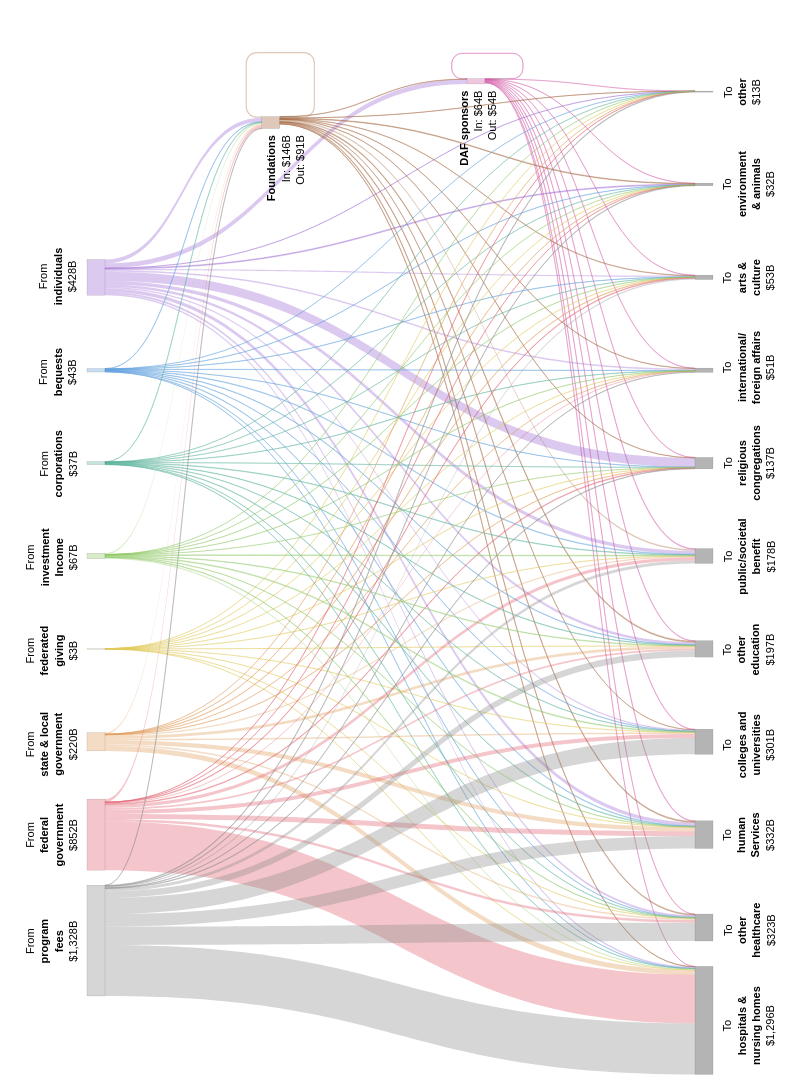

This figure's notebook cell:
### Markdown cell above
#### Interactive Sankey

### Code cell
# SANKEY - INTERACTIVE WEB VERSION

network_fig = go.Figure(go.Sankey(
    arrangement="snap",
    
    node=dict(
        # label=node_format_df["Node"],
        label=[""] * len(node_format_df), # remove default labels
        x=node_format_df["X"],
        y=node_format_df["Y"],
        pad=15,
        thickness=18,
        line=dict(color=plotly_to_rgba("#454545", alpha=0.5), width=0.25),
        # line=dict(color="rgba(0,0,0,0)", width=0),
        color=node_colors,
        hoverinfo="skip"
    ),
    
    link=dict(
        # arrowlen=10,
        source=sources,
        target=targets,
        value=values,
        color=edge_colors,
        customdata=hover_text,
        hoverinfo="none"
        # hovertemplate="%{customdata}<extra></extra>"
    )
))

# Define annotations for labels
annotations = []

for _, row in node_format_df[node_format_df["Node Type"] == "Source"].iterrows():
    node_name = row[node_id_field]
    dx = row["X Offset"]
    dy = row["Y Offset"]
    annotations.append(dict(
        x=row["X"] - dx,
        y=(1 - row["Y"]) + dy,
        text=row[node_display_field],
        showarrow=False,
        xanchor="right",
        align="center",
        textangle=-90
    ))

for _, row in node_format_df[node_format_df["Node Type"] == "Recipient"].iterrows():
    dx = row["X Offset"]
    dy = row["Y Offset"]
    annotations.append(dict(
        x=row["X"] + dx,
        y=(1 - row["Y"]) + dy,
        text=row[node_display_field],
        showarrow=False,
        xanchor="left",
        align="center",
        textangle=-90
    ))
for _, row in node_format_df[node_format_df["Node Type"] == "Intermediary Left"].iterrows():
    dx = row["X Offset"]
    dy = row["Y Offset"]
    annotations.append(dict(
        x=row["X"] - dx,
        y=(1 - row["Y"]) + dy,
        text=row[node_display_field],
        showarrow=False,
        xanchor="left",
        align="left",
        textangle=-90
    ))

for _, row in node_format_df[node_format_df["Node Type"] == "Intermediary Right"].iterrows():
    dx = row["X Offset"]
    dy = row["Y Offset"]
    annotations.append(dict(
        x=row["X"] + dx,
        y=(1 - row["Y"]) + dy,
        text=row[node_display_field],
        showarrow=False,
        xanchor="right",
        align="right",
        textangle=-90
    ))

# Format
network_fig.update_layout(
    # title_text="Nonprofit Economy Flows (2023)",
    font_size=10,
    width=800,
    height=1100,
    margin=dict(l=20, r=20, t=40, b=20),
    font=dict(family=font_family_css, size=11, color="black"),
    annotations=annotations
)

network_fig.show()

### Figure 1 — Plotly figure (JSON) as saved in the notebook; plotly's stock layout.template omitted (floating-point values rounded to 4 significant figures; data arrays with more than 128 entries replaced by an {"elided": "..."} marker saying what was removed)
{"data": [{"arrangement": "snap", "link": {"color": {"elided": "132 str values"}, "customdata": {"elided": "132 str values"}, "hoverinfo": "none", "source": {"elided": "132 int values"}, "target": {"elided": "132 int values"}, "value": {"elided": "132 float values"}}, "node": {"color": ["rgba(212,95,168,0.35)", "rgba(212,95,168,0.35)", "rgba(160,98,58,0.35)", "rgba(160,98,58,0.35)", "rgba(138,138,138,0.35)", "rgba(224,90,104,0.35)", "rgba(224,154,88,0.35)", "rgba(223,201,87,0.35)", "rgba(145,201,104,0.35)", "rgba(89,179,155,0.35)", "rgba(92,159,220,0.35)", "rgba(152,100,209,0.35)", "#B4B4B4", "#B4B4B4", "#B4B4B4", "#B4B4B4", "#B4B4B4", "#B4B4B4", "#B4B4B4", "#B4B4B4", "#B4B4B4", "#B4B4B4", "#B4B4B4"], "hoverinfo": "skip", "label": ["", "", "", "", "", "", "", "", "", "", "", "", "", "", "", "", "", "", "", "", "", "", ""], "line": {"color": "rgba(69,69,69,0.5)", "width": 0.25}, "pad": 15, "thickness": 18, "x": [0.6, 0.63, 0.33, 0.355, 0.1, 0.1, 0.1, 0.1, 0.1, 0.1, 0.1, 0.1, 0.9, 0.9, 0.9, 0.9, 0.9, 0.9, 0.9, 0.9, 0.9, 0.9, 0.9], "y": [0.04, 0.0375, 0.08, 0.0745, 0.86, 0.77, 0.68, 0.59, 0.5, 0.41, 0.32, 0.23, 0.95, 0.86, 0.77, 0.68, 0.59, 0.5, 0.41, 0.32, 0.23, 0.14, 0.05]}, "type": "sankey"}], "layout": {"annotations": [{"align": "center", "showarrow": false, "text": "From<br><b>program<br>fees</b><br>$1,328B", "textangle": -90, "x": 0.08, "xanchor": "right", "y": 0.103}, {"align": "center", "showarrow": false, "text": "From<br><b>federal<br>government</b><br>$852B", "textangle": -90, "x": 0.08, "xanchor": "right", "y": 0.197}, {"align": "center", "showarrow": false, "text": "From<br><b>state & local<br>government</b><br>$220B", "textangle": -90, "x": 0.08, "xanchor": "right", "y": 0.284}, {"align": "center", "showarrow": false, "text": "From<br><b>federated<br>giving</b><br>$3B", "textangle": -90, "x": 0.08, "xanchor": "right", "y": 0.4088}, {"align": "center", "showarrow": false, "text": "From<br><b>investment<br>Income</b><br>$67B", "textangle": -90, "x": 0.08, "xanchor": "right", "y": 0.499}, {"align": "center", "showarrow": false, "text": "From<br><b>corporations</b><br>$37B", "textangle": -90, "x": 0.08, "xanchor": "right", "y": 0.589}, {"align": "center", "showarrow": false, "text": "From<br><b>bequests</b><br>$43B", "textangle": -90, "x": 0.08, "xanchor": "right", "y": 0.7035}, {"align": "center", "showarrow": false, "text": "From<br><b>individuals</b><br>$428B", "textangle": -90, "x": 0.08, "xanchor": "right", "y": 0.8}, {"align": "center", "showarrow": false, "text": "To<br><b>hospitals &<br>nursing homes</b><br>$1,296B", "textangle": -90, "x": 0.92, "xanchor": "left", "y": 0.005}, {"align": "center", "showarrow": false, "text": "To<br><b>other<br>healthcare</b><br>$323B", "textangle": -90, "x": 0.92, "xanchor": "left", "y": 0.109}, {"align": "center", "showarrow": false, "text": "To<br><b>human<br>Services</b><br>$332B", "textangle": -90, "x": 0.92, "xanchor": "left", "y": 0.206}, {"align": "center", "showarrow": false, "text": "To<br><b>colleges and<br>universities</b><br>$301B", "textangle": -90, "x": 0.92, "xanchor": "left", "y": 0.283}, {"align": "center", "showarrow": false, "text": "To<br><b>other<br>education</b><br>$197B", "textangle": -90, "x": 0.92, "xanchor": "left", "y": 0.409}, {"align": "center", "showarrow": false, "text": "To<br><b>public/societal<br>benefit</b><br>$178B", "textangle": -90, "x": 0.92, "xanchor": "left", "y": 0.499}, {"align": "center", "showarrow": false, "text": "To<br><b>religious<br>congregations</b><br>$137B", "textangle": -90, "x": 0.92, "xanchor": "left", "y": 0.59}, {"align": "center", "showarrow": false, "text": "To<br><b>international/<br>foreign affairs</b><br>$51B", "textangle": -90, "x": 0.92, "xanchor": "left", "y": 0.72}, {"align": "center", "showarrow": false, "text": "To<br><b>arts &<br>culture</b><br>$53B", "textangle": -90, "x": 0.92, "xanchor": "left", "y": 0.79}, {"align": "center", "showarrow": false, "text": "To<br><b>environment<br>& animals</b><br>$32B", "textangle": -90, "x": 0.92, "xanchor": "left", "y": 0.894}, {"align": "center", "showarrow": false, "text": "To<br><b>other</b><br>$13B", "textangle": -90, "x": 0.92, "xanchor": "left", "y": 0.965}, {"align": "right", "showarrow": false, "text": "<b>DAF sponsors</b><br>In: $64B<br>Out: $54B", "textangle": -90, "x": 0.632, "xanchor": "right", "y": 0.953}, {"align": "right", "showarrow": false, "text": "<b>Foundations</b><br>In: $146B<br>Out: $91B", "textangle": -90, "x": 0.38, "xanchor": "right", "y": 0.91}], "font": {"color": "black", "family": "Arial, sans-serif", "size": 11}, "height": 1100, "margin": {"b": 20, "l": 20, "r": 20, "t": 40}, "width": 800}}
